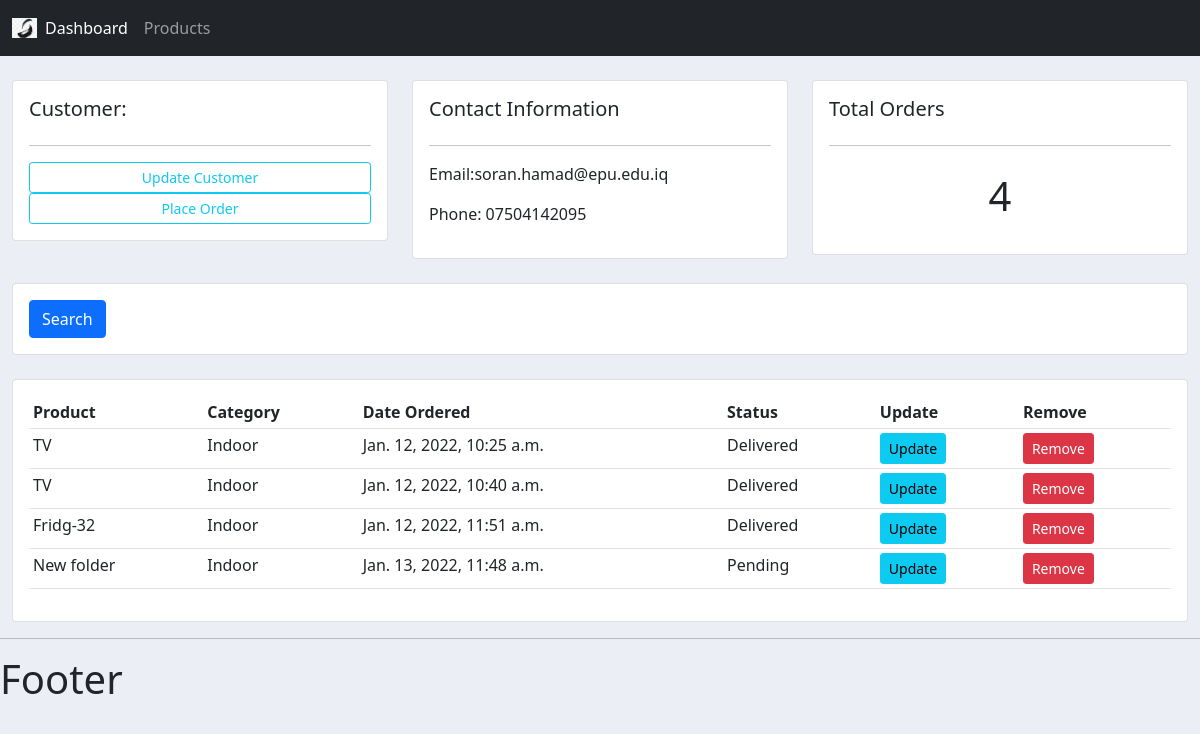
The app's page /customer/1/, older data.
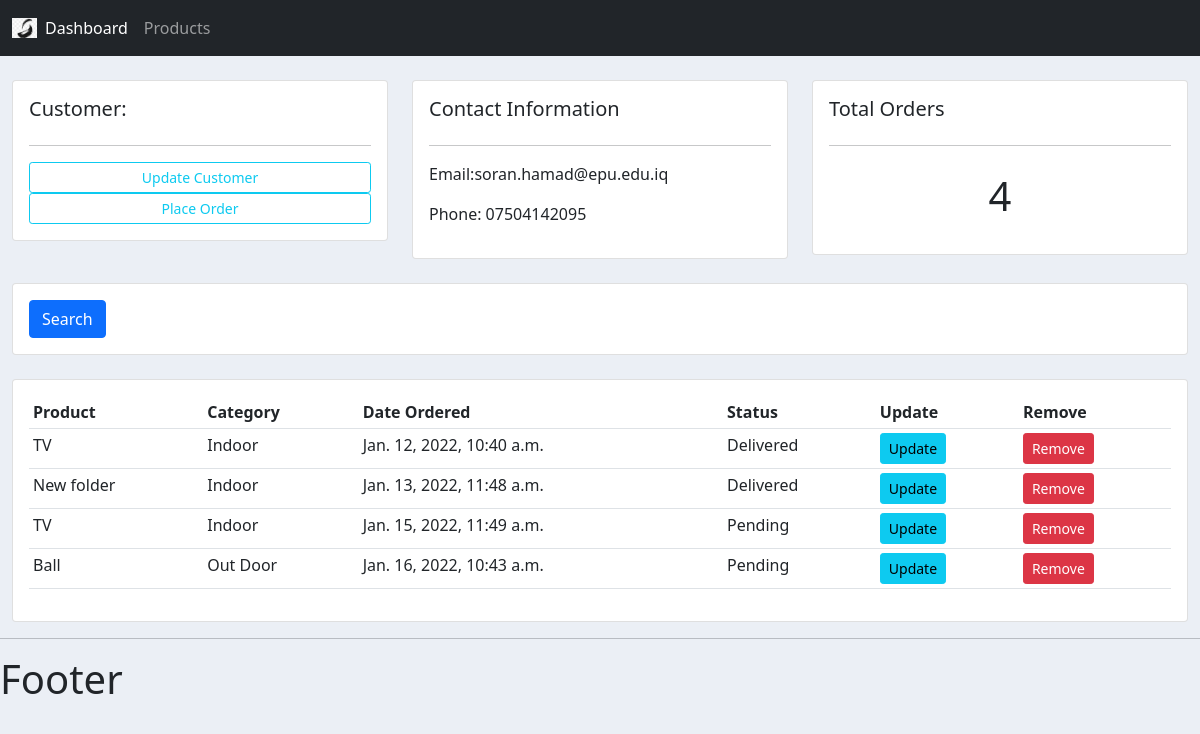
The same page, newer data.
### accounts/models.py (models this page shows, shortened)
class Order(models.Model):
    STATUS = (
        ('Pending', 'Pending'),
        ('Out for delivery', 'Out for delivery'),
        ('Delivered', 'Delivered')
    )
    customer = models.ForeignKey(Customer, null=True, on_delete=models.SET_NULL)
    product = models.ForeignKey(Product, null=True, on_delete=models.SET_NULL)
    date_created = models.DateTimeField(auto_now_add=True, null=True)
    status = models.CharField(max_length=200, null=True, choices=STATUS)

class Product(models.Model):
    CATEGORY = (
        ('Indoor', 'Indoor'),
        ('Out Door', 'Out Door'),
        )
    name = models.CharField(max_length=200, null=True)
    price = models.FloatField(null=True)
    category = models.CharField(max_length=200, null=True,choices=CATEGORY)
    description = models.CharField(max_length=200, null=True,blank=True)
    date_created = models.DateTimeField(auto_now_add=True, null=True)
    tags = models.ManyToManyField(Tag)
    def __str__(self):
        return self.name

### accounts/views.py (the view)
# urls.py: path('customer/<str:pk_test>/', views.customer, name="customer"),
def customer(request, pk_test):
    customer = Customer.objects.get(id=pk_test)
    orders = customer.order_set.all()
    order_count = orders.count()
    context = {'customer': customer, 'orders': orders, 'order_count': order_count}
    return render(request, 'accounts/customer.html', context)

### accounts/templates/accounts/customer.html
{%  extends 'accounts/main.html' %}
{% block content %}
	<br>
<div class="row">
	<div class="col-md">
		<div class="card card-body">
			<h5>Customer:</h5>
			<hr>
			<a class="btn btn-outline-info  btn-sm btn-block" href="">Update Customer</a>
			<a class="btn btn-outline-info  btn-sm btn-block" href="{% url 'create_order' customer.id %}">Place Order</a>
		</div>
	</div>
	<div class="col-md">
		<div class="card card-body">
			<h5>Contact Information</h5>
			<hr>
			<p>Email:{{ customer.email }} </p>
			<p>Phone: {{ customer.phone }}</p>
		</div>
	</div>
	<div class="col-md">
		<div class="card card-body">
			<h5>Total Orders</h5>
			<hr>
			<h1 style="text-align: center;padding: 10px">{{ order_count }}</h1>
		</div>
	</div>
</div>
<br>
<div class="row">
	<div class="col">
		<div class="card card-body">
			<form method="get">
		    <button class="btn btn-primary" type="submit">Search</button>
		  </form>
		</div>
	</div>
</div>
<br>
<div class="row">
	<div class="col-md">
		<div class="card card-body">
			<table class="table table-sm">
				<tr>
					<th>Product</th>
					<th>Category</th>
					<th>Date Ordered</th>
					<th>Status</th>
					<th>Update</th>
					<th>Remove</th>
				</tr>
                {% for order in orders %}
                <tr>
                <td> {{ order.product }}</td>
                <td> {{ order.product.category}}</td>
                <td> {{ order.date_created }}</td>
                <td> {{ order.status }}</td>
                    <td> <a class="btn btn-sm btn-info" href="{% url 'update_order' order.id %}">Update</a></td>
                    <td> <a class="btn btn-sm btn-danger" href="{% url 'delete_order' order.id %}">Remove</a></td>
                </tr>
                {% endfor %}
			</table>
		</div>
	</div>
</div>
{% endblock %}

Row changes from the older to the newer data that the page shows:
removed Order: product "TV", product.category "Indoor", date_created "Jan. 12, 2022, 10:25 a.m.", status "Delivered"
removed Order: product "Fridg-32", product.category "Indoor", date_created "Jan. 12, 2022, 11:51 a.m.", status "Delivered"
changed Order "Jan. 13, 2022, 11:48 a.m.": status "Pending" → "Delivered"
added Order: product "TV", product.category "Indoor", date_created "Jan. 15, 2022, 11:49 a.m.", status "Pending"
added Order: product "Ball", product.category "Out Door", date_created "Jan. 16, 2022, 10:43 a.m.", status "Pending"
